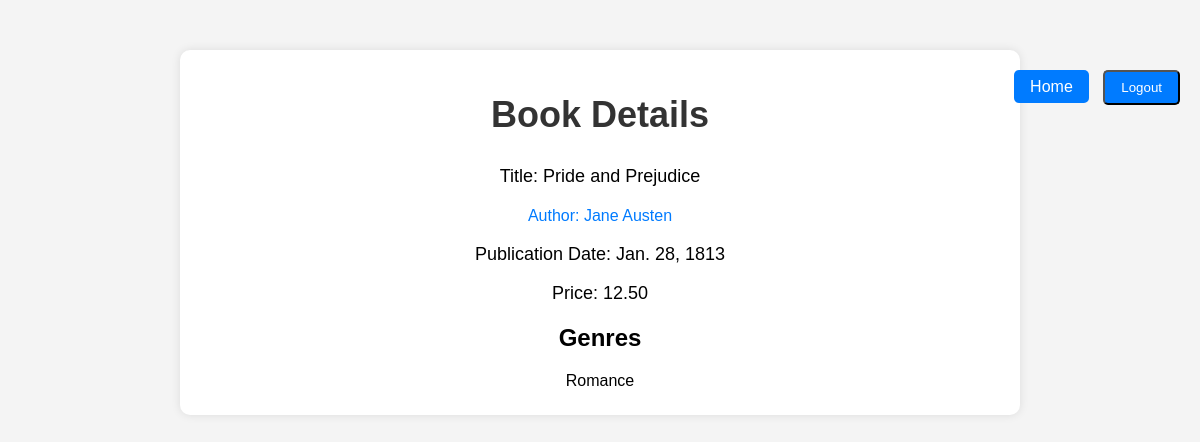
Screenshot of /book/4/ with the database file from the repository.
### library/models.py (models this page shows, shortened)
class Book(models.Model):
    objects = None
    title =models.CharField(max_length=100)
    author=models.ForeignKey(Author,on_delete =models.CASCADE)#In this case, CASCADE means that if an Author object is deleted, all associated Book objects will also be deleted.
    genre=models.ManyToManyField(Genre)
    price =models.DecimalField(max_digits=10,decimal_places =2)
    publication_date=models.DateField()

class Author(models.Model):
    objects = None
    name =models.CharField(max_length =100)
    birth_date =models.DateField()
    nationality =models.CharField(max_length =30)

class Genre(models.Model):
    objects = None
    name =models.CharField(max_length =100)

### library/views.py (the view)
# urls.py: path('book/<int:book_id>/', views.book_detail_view, name='book_detail'),
def book_detail_view(request, book_id):
    book = Book.objects.get(pk=book_id)
    return render(request, 'book_detail.html', {'book': book})

### library/templates/book_detail.html (shortened to what this page needs)
<!DOCTYPE html>
<html lang="en">
<head>
</head>
<body>
    <div class="top-right">
        <a href="{% url 'home' %}" class="btn">Home</a>
        <form action="{% url 'logout' %}" method="post" style="display: inline;">
            <button type="submit" class="btn">Logout</button>
        </form>
    </div>
    <div class="container">
        <h1>Book Details</h1>
        <p>Title: {{ book.title }}</p>
        <p><a href="{% url 'author_detail' book.author.id %}">Author: {{ book.author.name }}</a></p>
        <p>Publication Date: {{ book.publication_date }}</p>
        <p>Price: {{ book.price }}</p>
        <h2>Genres</h2>
        <ul>
            {% for genre in book.genre.all %}
                <li>{{ genre.name }}</li>
            {% endfor %}
        </ul>
    </div>
</body>
</html>

### library/templates/book_detail.html (style rules this page uses)
body { font-family: Arial, sans-serif; background-color: #f4f4f4; margin: 0; padding: 0; text-align: center; position: relative; }
.container { max-width: 800px; margin: 50px auto; padding: 20px; background-color: #fff; border-radius: 10px; box-shadow: 0 0 10px rgba(0, 0, 0, 0.1); }
h1 { color: #333; font-size: 36px; margin-bottom: 30px; }
p { font-size: 18px; margin-bottom: 10px; }
ul { list-style-type: none; padding: 0; margin: 0; text-align: center; }
li { font-size: 16px; margin-bottom: 5px; }
a { font-size: 16px; text-align: left; color: #007bff; text-decoration: none; }
.top-right { position: absolute; top: 20px; right: 20px; }
.btn { background-color: #007bff; color: white; padding: 8px 16px; border-radius: 5px; text-decoration: none; margin-left: 10px; }

### rows the page displays
Book: title "Pride and Prejudice", author.name "Jane Austen", publication_date "Jan. 28, 1813", price "12.50"
Genre: name "Romance"
